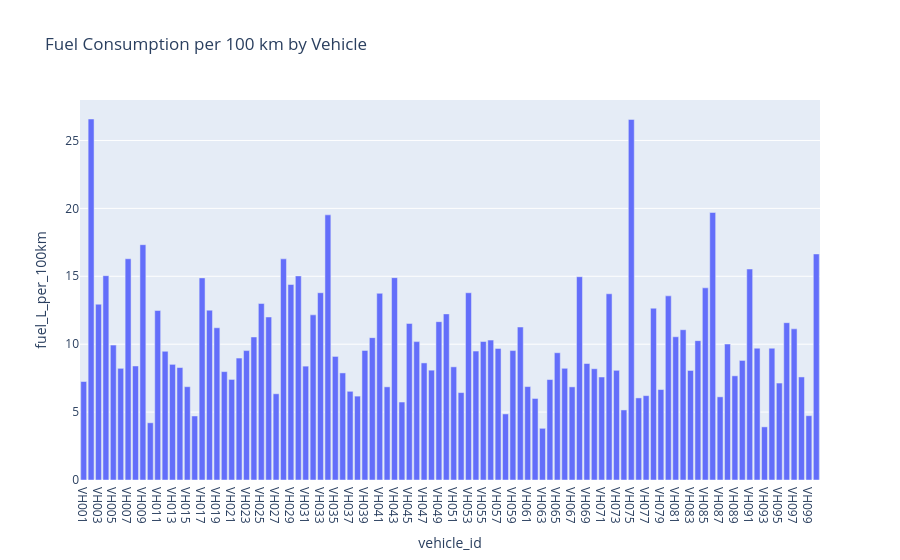

The notebook cell this image was saved under:
### Code cell
#fuel efficiency by vehicle
valid = df[
    df["distance_km"].gt(0) &
    df["fuel_L"].ge(0)
].copy()

valid["fuel_L_per_100km"] = (
    valid["fuel_L"] / valid["distance_km"] * 100
)

vehicle_fuel = (
    valid.groupby("vehicle_id", dropna=False)
    .agg(
        trips=("trip_id", "count"),
        distance_km=("distance_km", "sum"),
        fuel_L=("fuel_L", "sum")
    )
    .reset_index()
)

vehicle_fuel["fuel_L_per_100km"] = (
    vehicle_fuel["fuel_L"] /
    vehicle_fuel["distance_km"] * 100
)

fig = px.bar(
    vehicle_fuel,
    x="vehicle_id",
    y="fuel_L_per_100km",
    title="Fuel Consumption per 100 km by Vehicle"
)
fig.show()

### Figure 1 — Plotly figure (JSON) as saved in the notebook; plotly's stock layout.template omitted (floating-point values rounded to 4 significant figures)
{"data": [{"hovertemplate": "vehicle_id=%{x}<br>fuel_L_per_100km=%{y}<extra></extra>", "legendgroup": "", "marker": {"color": "#636efa", "pattern": {"shape": ""}}, "name": "", "orientation": "v", "showlegend": false, "textposition": "auto", "type": "bar", "x": ["VH001", "VH002", "VH003", "VH004", "VH005", "VH006", "VH007", "VH008", "VH009", "VH010", "VH011", "VH012", "VH013", "VH014", "VH015", "VH016", "VH017", "VH018", "VH019", "VH020", "VH021", "VH022", "VH023", "VH024", "VH025", "VH026", "VH027", "VH028", "VH029", "VH030", "VH031", "VH032", "VH033", "VH034", "VH035", "VH036", "VH037", "VH038", "VH039", "VH040", "VH041", "VH042", "VH043", "VH044", "VH045", "VH046", "VH047", "VH048", "VH049", "VH050", "VH051", "VH052", "VH053", "VH054", "VH055", "VH056", "VH057", "VH058", "VH059", "VH060", "VH061", "VH062", "VH063", "VH064", "VH065", "VH066", "VH067", "VH068", "VH069", "VH070", "VH071", "VH072", "VH073", "VH074", "VH075", "VH076", "VH077", "VH078", "VH079", "VH080", "VH081", "VH082", "VH083", "VH084", "VH085", "VH086", "VH087", "VH088", "VH089", "VH090", "VH091", "VH092", "VH093", "VH094", "VH095", "VH096", "VH097", "VH098", "VH099", "VH100"], "xaxis": "x", "y": [7.252, 26.58, 12.95, 15.04, 9.934, 8.223, 16.29, 8.396, 17.33, 4.213, 12.48, 9.476, 8.515, 8.279, 6.871, 4.714, 14.88, 12.51, 11.21, 7.981, 7.406, 8.979, 9.529, 10.53, 12.99, 12.0, 6.349, 16.28, 14.39, 15.03, 8.384, 12.16, 13.79, 19.52, 9.099, 7.884, 6.53, 6.176, 9.543, 10.48, 13.75, 6.86, 14.9, 5.741, 11.53, 10.19, 8.621, 8.086, 11.66, 12.23, 8.333, 6.436, 13.79, 9.491, 10.2, 10.3, 9.689, 4.865, 9.53, 11.26, 6.878, 6.004, 3.806, 7.396, 9.371, 8.225, 6.857, 14.97, 8.576, 8.193, 7.584, 13.71, 8.076, 5.158, 26.55, 6.045, 6.211, 12.65, 6.661, 13.56, 10.55, 11.06, 8.065, 10.26, 14.15, 19.7, 6.124, 10.01, 7.671, 8.804, 15.54, 9.706, 3.913, 9.704, 7.139, 11.58, 11.13, 7.588, 4.735, 16.64], "yaxis": "y"}], "layout": {"barmode": "relative", "legend": {"tracegroupgap": 0}, "title": {"text": "Fuel Consumption per 100 km by Vehicle"}, "xaxis": {"anchor": "y", "domain": [0, 1], "title": {"text": "vehicle_id"}}, "yaxis": {"anchor": "x", "domain": [0, 1], "title": {"text": "fuel_L_per_100km"}}}}
